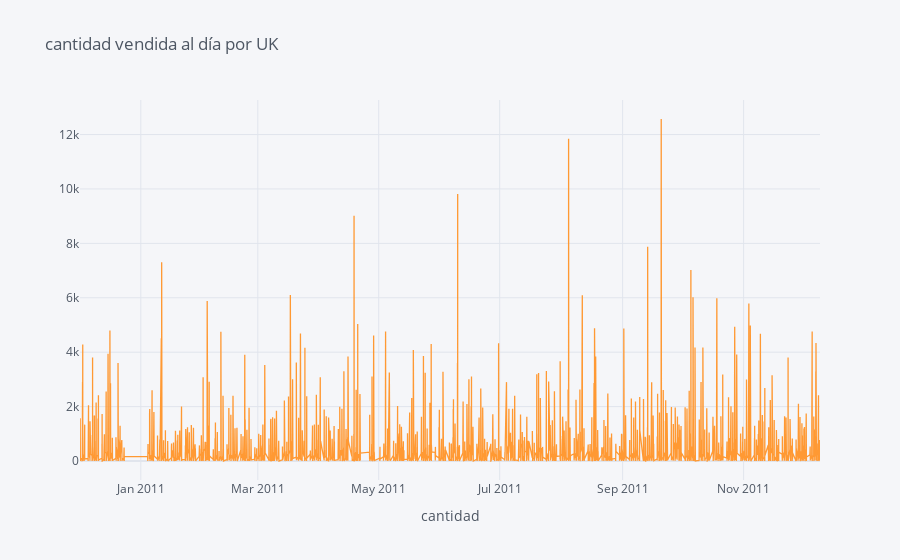

The notebook cell this image was saved under:
### Markdown cell above
## 6. Create an interactive line chart showing quantity sold by day for the United Kingdom. Add drop-down boxes for Year and Month that allow you to filter the date range that appears in the chart.

### Code cell
import plotly.graph_objs as go

data=df[df.Country=='United Kingdom']

data['InvoiceDate'] = pd.to_datetime(data['InvoiceDate'])

data['Year'] = data['InvoiceDate'].dt.year

data['Month'] = data['InvoiceDate'].dt.month

year_options = [{'label': str(year), 'value': year} for year in data['Year'].unique()]

month_options = [{'label': str(month), 'value': month} for month in data['Month'].unique()]

fig = go.Figure()

fig.add_trace(go.Scatter(x=data.InvoiceDate, y=data.Quantity, name='Cantidad'))

data=data[['InvoiceDate', 'Quantity']].pivot_table(index = ['InvoiceDate'], aggfunc={'Quantity':'sum'})

data.iplot(kind='line', xTitle='cantidad', title='cantidad vendida al día por UK')

### Figure 1 — Plotly figure (JSON) as saved in the notebook; plotly's stock layout.template omitted (floating-point values rounded to 4 significant figures; data arrays with more than 128 entries replaced by an {"elided": "..."} marker saying what was removed)
{"data": [{"line": {"color": "rgba(255, 153, 51, 1.0)", "dash": "solid", "shape": "linear", "width": 1.3}, "mode": "lines", "name": "Quantity", "text": "", "type": "scatter", "x": {"elided": "15553 str values"}, "y": {"elided": "15553 int values"}}], "layout": {"legend": {"bgcolor": "#F5F6F9", "font": {"color": "#4D5663"}}, "paper_bgcolor": "#F5F6F9", "plot_bgcolor": "#F5F6F9", "title": {"font": {"color": "#4D5663"}, "text": "cantidad vendida al día por UK"}, "xaxis": {"gridcolor": "#E1E5ED", "showgrid": true, "tickfont": {"color": "#4D5663"}, "title": {"font": {"color": "#4D5663"}, "text": "cantidad"}, "zerolinecolor": "#E1E5ED"}, "yaxis": {"gridcolor": "#E1E5ED", "showgrid": true, "tickfont": {"color": "#4D5663"}, "title": {"font": {"color": "#4D5663"}, "text": ""}, "zerolinecolor": "#E1E5ED"}}}
